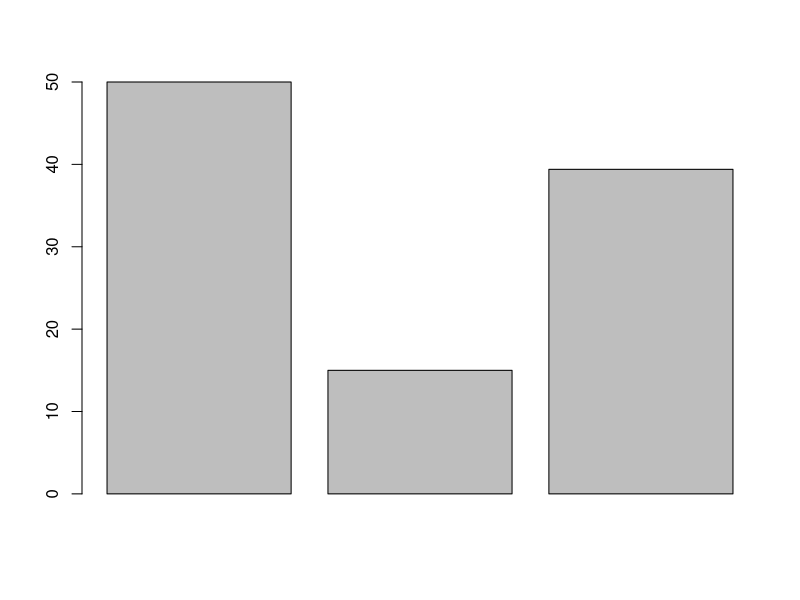
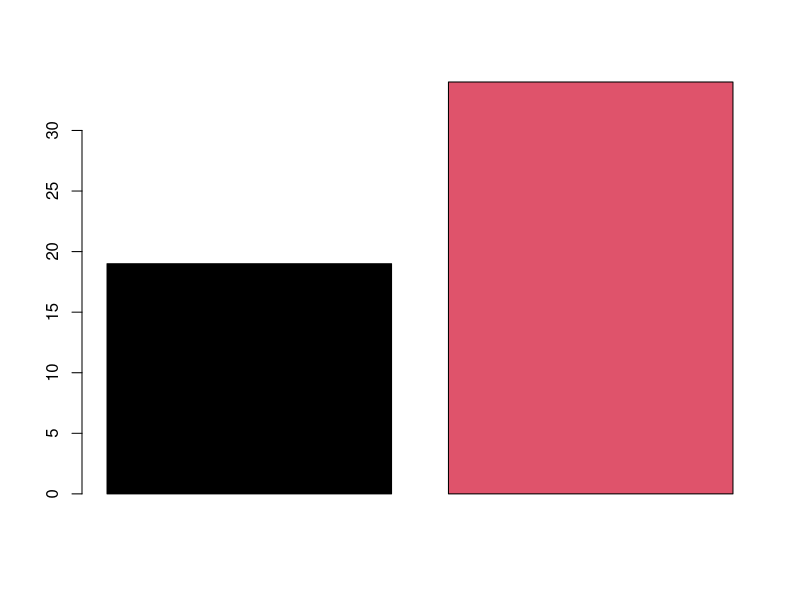
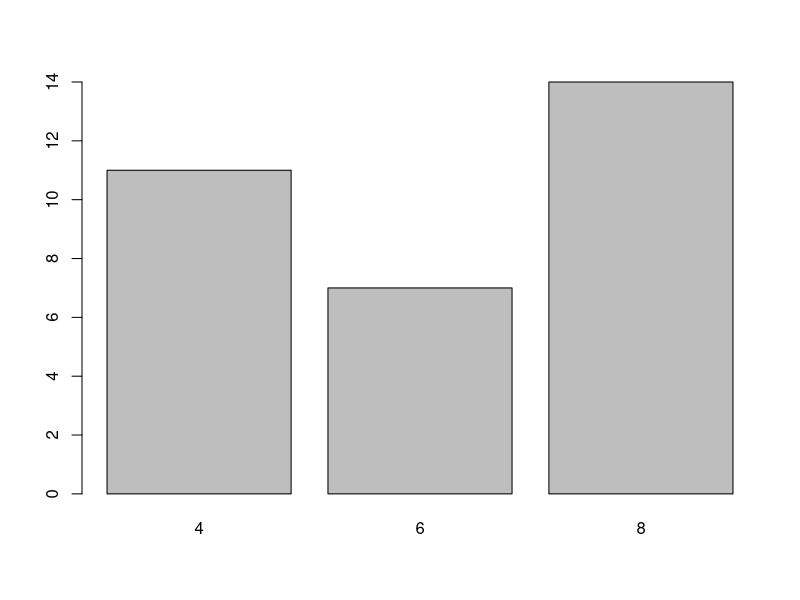
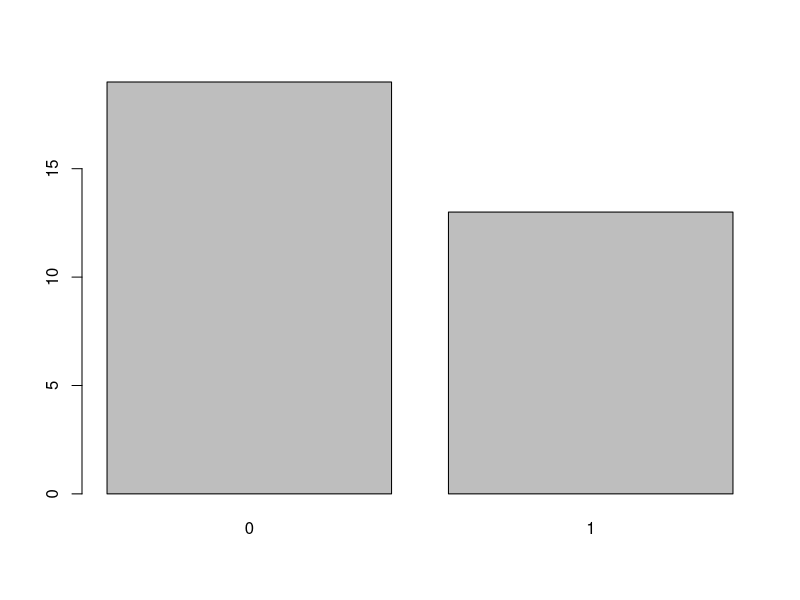
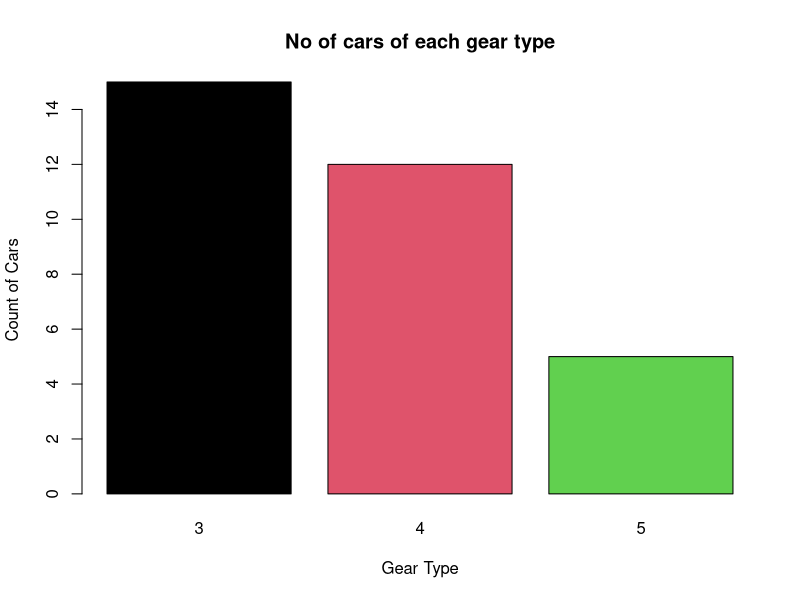
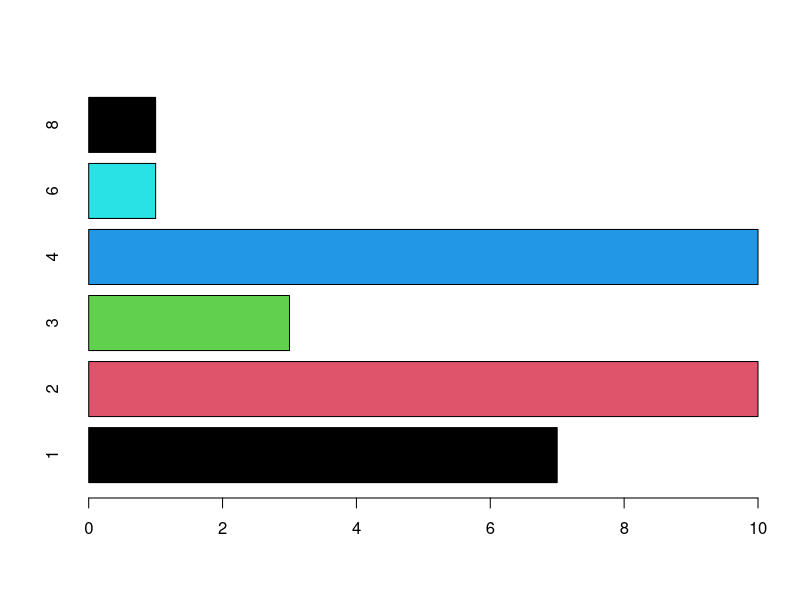
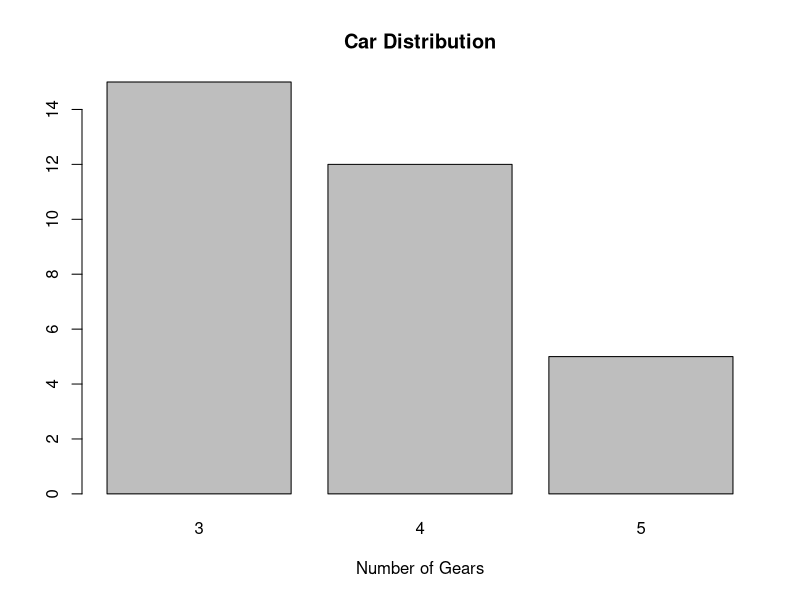
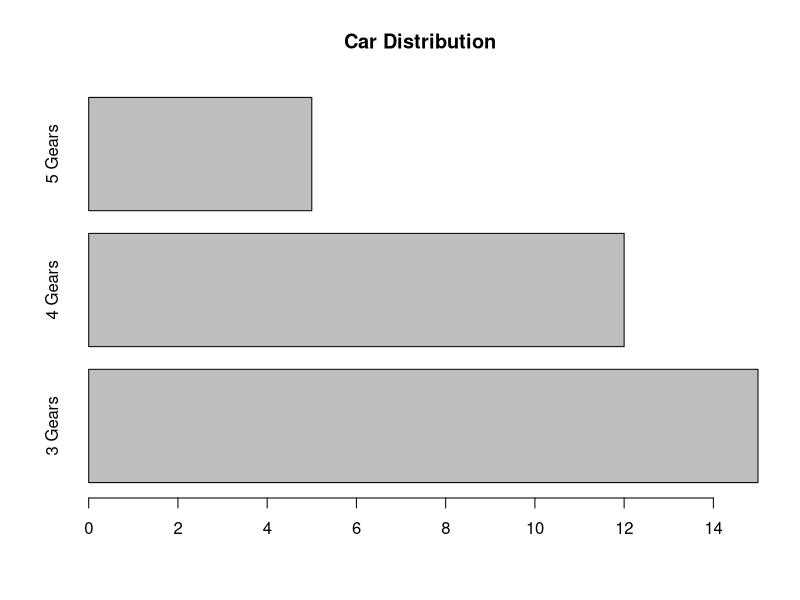

The R script that drew these images, in order:
#bar Plot in R
#count of categories
library(dplyr)
#library(ggplot2)
    
df=mtcars
names(df)
str(df)
catcols = c('cyl', 'vs', 'am', 'gear', 'carb')
df[,catcols] = lapply(df[,catcols], as.factor)
sapply(df, class)
?barplot
barplot(height=c(50,15,39.4))
barplot(c(19,34), col=1:2)
(cylinders = table(df$cyl))
barplot(height=cylinders)
barplot(height=table(df$am))
barplot(height=table(df$gear), col=1:3, main='No of cars of each gear type', xlab='Gear Type', ylab='Count of Cars')
barplot(height=table(df$carb), col=1:5, horiz = T)
#--------------------------
#simple Bar
# Simple Bar Plot
counts <- table(df$gear)
barplot(counts, main="Car Distribution",xlab="Number of Gears")
# Simple Horizontal Bar Plot with Added Labels
counts <- table(df$gear)
barplot(counts, main="Car Distribution", horiz=TRUE, names.arg=c("3 Gears", "4 Gears", "5 Gears"))

# Grouped Bar Plot -----
counts <- table(df$vs, df$gear)
barplot(counts, main="Car Distribution by Gears and VS",  xlab="Number of Gears", col=c("darkblue","red"),  legend = rownames(counts), beside=TRUE)

# Stacked Bar Plot with Colors and Legend ----
counts <- table(df$vs, df$gear)
barplot(counts, main="Car Distribution by Gears and VS", xlab="Number of Gears", col=c("darkblue","red"),  legend = rownames(counts))

# Fitting Labels------
par(las=2) # make label text perpendicular to axis
par(mar=c(5,8,4,2)) # increase y-axis margin.

counts <- table(df$gear)
barplot(counts, main="Car Distribution", horiz=TRUE, names.arg=c("3 Gears", "4 Gears", "5   Gears"), cex.names=0.8, col=levels(df$gear))

#pie
x = c(10,20,40,50)
pie(x)
xlabels = c('A','B','C','D')
pie(x, labels=xlabels)


#pie on mtcars
(cylinders = table(df$cyl))
pie(x=cylinders)
pie(x=cylinders, labels=c('4-Cyl','6-Cyl','8-Cyl'))
pie(x=cylinders, labels=paste(c('4-Cyl','6-Cyl','8-Cyl'),'\n', cylinders, ' cars', sep='-')) #'\n' wraps the output


#end
